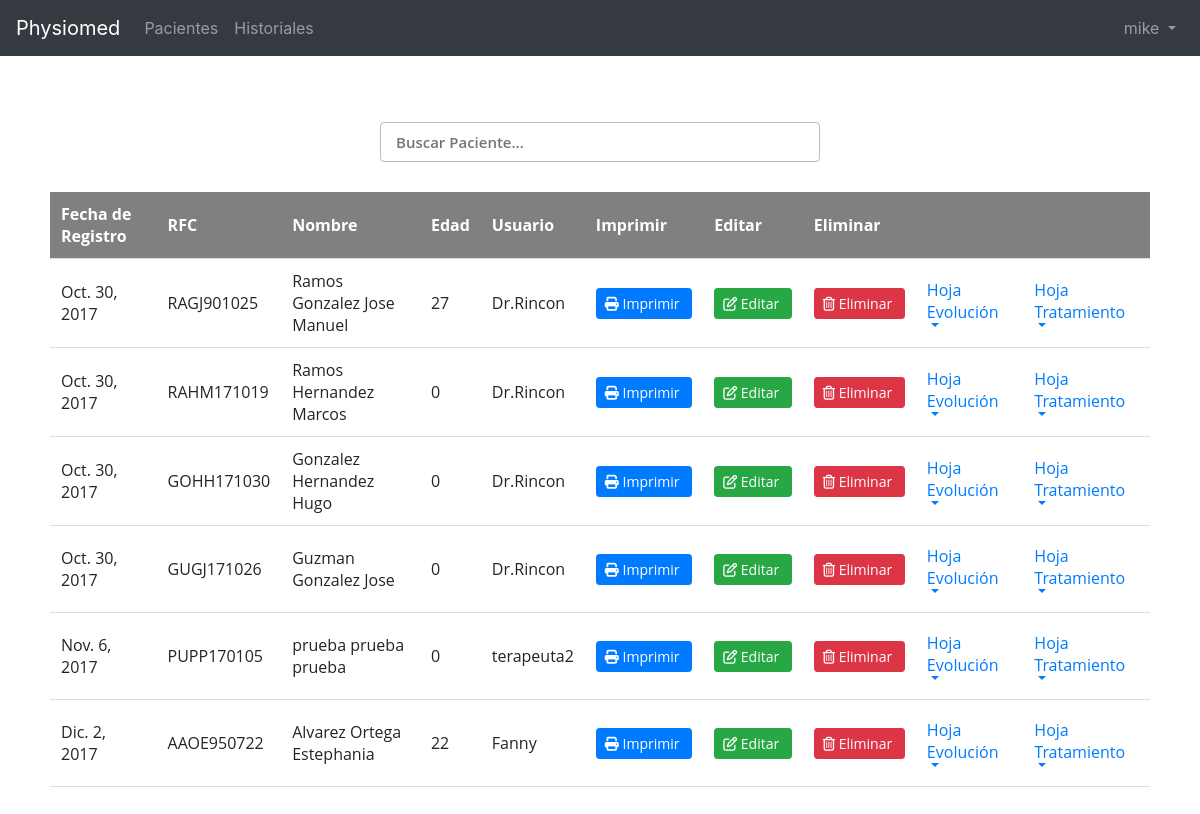
/Busqueda_de_Pacientes/ (signed in), run on the app's committed database.
### home/models.py (models this page shows, shortened)
class ExpedienteMedico(models.Model):
	fecha = models.DateField(default=timezone.now)
	rfc = models.CharField(max_length=20)
	nombre = models.CharField(max_length=1000)
	ap_paterno = models.CharField(max_length=1000)
	ap_materno = models.CharField(max_length=1000)
	edad_paciente = models.CharField(max_length=1000,blank=True)
	fecha_de_nacimiento = models.CharField(max_length=100)
	sexo = MultiSelectField(choices=Genero,blank=True)
	estado_civil = MultiSelectField(choices=ECivil,blank=True)
	num_hijos = models.CharField(max_length=1000,blank=True)
	medico_que_refiere = models.CharField(max_length=1000,blank=True)
	motivo_de_consulta = models.CharField(max_length=1000,blank=True)
	usuario = models.CharField(max_length=1000,blank=True)
	antecedentes_personales = MultiSelectField(choices=Enfermedades,blank=True)
	alergias_medicamentos = MultiSelectField(choices=Opciones_alergias_medicamentos,blank=True)
	tabaquismo = MultiSelectField(choices=Opciones_tabaquismo,blank=True)
	dias_tabaquismo = models.CharField(max_length=1000,blank=True)
	year_tabaquismo = models.CharField(max_length=1000,blank=True)
	alcoholismo = MultiSelectField(choices=Opciones_alcoholismo,blank=True)
	year_alcoholismo = models.CharField(max_length=1000,blank=True)
	drogadiccion = MultiSelectField(choices=Opciones_drogadiccion,blank=True)
	year_drogadiccion = models.CharField(max_length=1000,blank=True)
	ejercicio = MultiSelectField(choices=Opciones_ejercicio,blank=True)
	year_ejercicio = models.CharField(max_length=1000,blank=True)
	cafeina = MultiSelectField(choices=Opciones_cafeina,blank=True)
	year_cafeina = models.CharField(max_length=1000,blank=True)
	creencia_religiosa = models.CharField(max_length=1000,blank=True)
	nivel_escolaridad = models.CharField(max_length=100,blank=True,choices=Opciones_select_escolaridad)
	tiempo_escolaridad = MultiSelectField(choices=Opciones_escolaridad,blank=True)
	alcance_escolaridad = models.CharField(max_length=1000,blank=True)
	edad_padre = models.CharField(max_length=1000,blank=True)
	antecedentes_padre = MultiSelectField(choices=Opciones_antecedentes_familiares_padres,blank=True)
	causa_muerte_padre = models.CharField(max_length=300,blank=True)
	edad_madre = models.CharField(max_length=1000,blank=True)
	antecedentes_madre = MultiSelectField(choices=Opciones_antecedentes_familiares_padres,blank=True)
	causa_muerte_madre = models.CharField(max_length=1000,blank=True)
	edad_hermanos = models.CharField(max_length=1000,blank=True)
	num_hermanos_vivos = models.CharField(max_length=1000,blank=True)
	num_hermanos_finados = models.CharField(max_length=1000,blank=True)
	antecedentes_hermanos = MultiSelectField(choices=Opciones_antecedentes_familiares_hermanos,blank=True)
	practica_deporte = MultiSelectField(choices=Opciones_sino,blank=True)
	que_deporte = models.CharField(max_length=1000,blank=True)
	lado_dominante = MultiSelectField(choices=Opciones_lado_dominante,blank=True)
	nivel = MultiSelectField(choices=Opciones_nivel,blank=True)
	esta_embarazada = MultiSelectField(choices=Opciones_sino,blank=True)
	esta_amamantando = MultiSelectField(choices=Opciones_sino,blank=True)
	menarca = MultiSelectField(choices=Opcion_Menarca,blank=True)
	num_embarazos = models.CharField(max_length=1000,blank=True)
	tipos_de_anticonceptivos = models.CharField(max_length=1000,blank=True)
	fecha_de_ultima_regla = models.CharField(max_length=1000,blank=True)
	fecha_gripe = models.CharField(max_length=1000,blank=True)
	fecha_tetanos = models.CharField(max_length=1000,blank=True)
	otra_inmunizacion = MultiSelectField(choices=Opcion_Inmunizacion,blank=True)
	padecimiento_actual = models.TextField(max_length=100000, blank=True)
	idx = models.CharField(max_length=1000,blank=True)
	aseguranza = models.CharField(max_length=100,blank=True,choices=Aseguranzas)
	archivos = models.FileField(upload_to='archivos_physiomed',blank=True, null=True)

### home/views.py (the view)
# urls.py: url(r'^Busqueda_de_Pacientes/$', login_required(views.BusquedaPacientes), name='Busqueda_de_Pacientes'),
def BusquedaPacientes(request):
    username=request.user
    if username:
        todos = ExpedienteMedico.objects.all()
        contexto = {
        'pacientes':todos }
        return render(request, 'home/Busqueda_pacientes.html', contexto)

### home/templatetags/auth_extras.py (called while the page is built)
@register.filter(name='has_group')
def has_group(user, group_name):
    group = Group.objects.get(name=group_name)
    return True if group in user.groups.all() else False

### home/templates/home/Busqueda_pacientes.html (shortened to what this page needs)
{%extends 'base.html'%}
{% load static staticfiles auth_extras %}
{%block style%}
<link href="/static/bootstrap/css/tabla_busqueda.css" rel="stylesheet" type="text/css" media="all">
{%endblock%}
{%block content%}
<br><br><br>
{% if pacientes %}
<div class="centrarcontenido">
        <form action="." method="GET">
          <center>
          <input type="text" id="search" placeholder="Buscar Paciente..." class="search-box"><br>
          </center>
        </form>
        <div id="no-more-tables">
            <table  id="table">
        		<thead class="cf">
        			<tr>
        				<th>Fecha de Registro</th>
        				<th>RFC</th>
        				<th>Nombre</th>
        				<th>Edad</th>
                        {% if user.is_superuser %}
                            <th>Usuario</th>
                        {% endif %}
                        <th>Imprimir</th>
                        <th>Editar</th>
                        <th>Eliminar</th>
                        <th></th>
                        <th></th>
        			</tr>
        		</thead>
                {% for a in pacientes %}
        		<tbody>
                    <tr>
        				<td data-title="Fecha de Registro">{{a.fecha}}</td>
                        <td data-title="RFC">{{a.rfc}}</td>
                        <td data-title="Nombre">{{a.ap_paterno}} {{a.ap_materno}} {{a.nombre}}</td>
                        <td data-title="Edad">{{a.edad_paciente}}</td>
                        {% if user.is_superuser %}
                        <td data-title="Usuario">{{a.usuario}}</td>
                        {% endif %}
                        <td data-title="Imprimir"><a class="btn btn-primary btn-sm btn_ver"  href='/PDF_Expediente_Medico.pdf/{{a.pk}}/' role="button" target="_blank"><i class="fa fa-print" aria-hidden="true"></i>&nbsp;Imprimir&nbsp;</td>
                        <td data-title="Editar">
                        {% if user.is_superuser %}
                        <a class="btn btn-success btn-sm btn_ver"  href='/Modificar_Expediente_Medico/{{a.pk}}/' role="button"><i class="fa fa-pencil-square-o" aria-hidden="true"></i>&nbsp;Editar&nbsp;
                        {% else %}
                            {% if user.username == a.usuario %}
                            <a class="btn btn-success btn-sm btn_ver"  href='/Modificar_Expediente_Medico/{{a.pk}}/' role="button"><i class="fa fa-pencil-square-o" aria-hidden="true"></i>&nbsp;Editar&nbsp;
                            {% else %}
                            --------------
                            {% endif %}
                        {% endif %}
                        </td>
                        <td data-title="Eliminar">
                            {% if user.username == a.usuario or user.is_superuser %}
                            <a class="btn btn-danger btn-sm btn_ver"  href='/Eliminar_Expediente_Medico/{{a.pk}}/' role="button"><i class="fa fa-trash-o" aria-hidden="true"></i>&nbsp;Eliminar&nbsp;
                            {% else %}
                            --------------
                            {% endif %}
                         </td>
                        <td data-title="">
                        <ul class="navbar-nav mr-auto mt-2 mt-lg-0">
                          <li class="nav-item dropdown">
                            <a class="nav-link dropdown-toggle" href="#" id="navbarDropdownMenuLink" data-toggle="dropdown" aria-haspopup="true" aria-expanded="false">
                              Hoja Evolución
                            </a>
                          </li>
                        </ul>
                        </td>
                        <td data-title="">
                        <ul class="navbar-nav mr-auto mt-2 mt-lg-0">
                          <li class="nav-item dropdown">
                            <a class="nav-link dropdown-toggle" href="#" id="navbarDropdownMenuLink" data-toggle="dropdown" aria-haspopup="true" aria-expanded="false">
                              Hoja Tratamiento
                            </a>
                          </li>
                        </ul>
                        </td>
                    </tr>
        		</tbody>
                {% endfor %}
        	</table>
        </div>
</div>
{% else %}
<center style="font-size:18px;">No hay pacientes registrados con el usuario <b style="font-size:22px;">{{user}}</b>.</center>
{% endif %}
<br><br><br>
 {%endblock%}}

### home/templates/base.html (shortened to what this page needs)
{% load static staticfiles auth_extras %}
<link href="/static/bootstrap4/dist/css/bootstrap.min.css" rel="stylesheet">
<!DOCTYPE html>
<html>
<head>
<link rel="stylesheet" href="/static/bootstrap4/dist/css/normalize.min.css">
  {%block style%}{%endblock%}
</head>
<body>
  {%block navbar%}
<nav class="navbar navbar-expand-lg navbar-dark bg-dark fixed-top">
  <a class="navbar-brand"  href='{% url "Busqueda_de_Pacientes" %}'>Physiomed</a>
  <div class="collapse navbar-collapse" id="navbarToggler">
    <ul class="navbar-nav mr-auto mt-2 mt-lg-0">
              <li class="nav-item">
                <a class="nav-link" href='{% url "Busqueda_de_Pacientes" %}'>Pacientes</a>
              </li>
              {% if request.user|has_group:"medico" or request.user|has_group:"terapeuta" %}
              <li class="nav-item">
                <a class="nav-link" href='{% url "profile-add" %}'>Historiales</a>
              </li>
              {% endif %}
            </ul>
    <ul class="navbar-nav  nav-inline">
      <li>
        <form class="form-inline my-2 my-lg-0 esconder">
                <a class="nav-link dropdown-toggle" href="#" id="navbarDropdownUsuario" data-toggle="dropdown" aria-haspopup="true" aria-expanded="false">
                  {{ user.username }}
                </a>
                </form>
      </li>
    </ul>
  </div>
</nav>
  {% endblock %}
  {% block content %}
  {% endblock %}
</body>
</html>

### data on the page
ExpedienteMedico: fecha "Oct. 30, 2017", rfc "RAGJ901025", ap_paterno "Ramos", ap_materno "Gonzalez", nombre "Jose Manuel", edad_paciente "27", usuario "Dr.Rincon"
ExpedienteMedico: fecha "Oct. 30, 2017", rfc "RAHM171019", ap_paterno "Ramos", ap_materno "Hernandez", nombre "Marcos", edad_paciente "0", usuario "Dr.Rincon"
ExpedienteMedico: fecha "Oct. 30, 2017", rfc "GOHH171030", ap_paterno "Gonzalez", ap_materno "Hernandez", nombre "Hugo", edad_paciente "0", usuario "Dr.Rincon"
ExpedienteMedico: fecha "Oct. 30, 2017", rfc "GUGJ171026", ap_paterno "Guzman", ap_materno "Gonzalez", nombre "Jose", edad_paciente "0", usuario "Dr.Rincon"
ExpedienteMedico: fecha "Nov. 6, 2017", rfc "PUPP170105", ap_paterno "prueba", ap_materno "prueba", nombre "prueba", edad_paciente "0", usuario "terapeuta2"
ExpedienteMedico: fecha "Dic. 2, 2017", rfc "AAOE950722", ap_paterno "Alvarez", ap_materno "Ortega", nombre "Estephania", edad_paciente "22", usuario "Fanny"

### other printed values
{{ user.username }} "mike"
